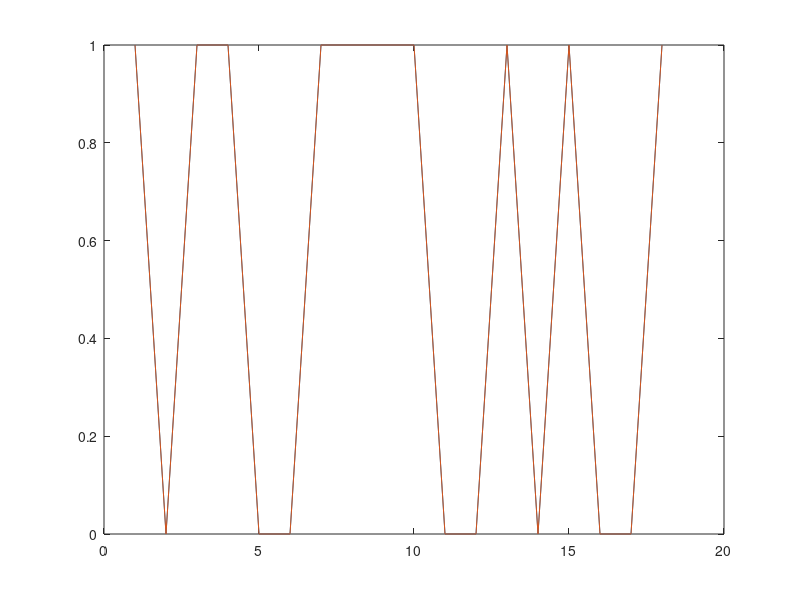
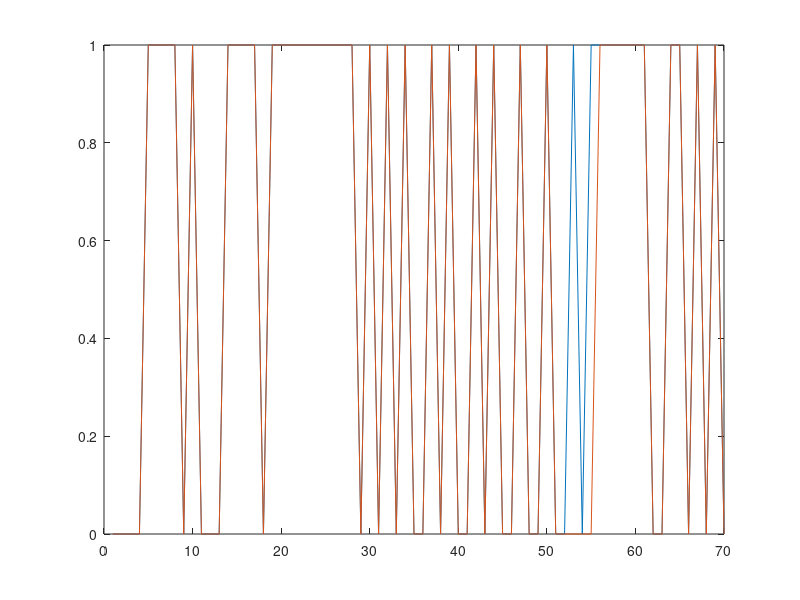

These figures' MATLAB source, in order:
clear all;
clc;
close all;

load('y_train_predicted.mat')
load('y_test_predicted.mat')
load('y_test.mat')
load('y_train.mat')

figure
y_test_predicted1=sign(y_test_predicted-0.5)==1;
plot(y_test_predicted1)
hold on 
plot(y_test)

figure
y_train_predicted1=sign(y_train_predicted-0.5)==1;
plot(y_train_predicted1)
hold on 
plot(y_train)



